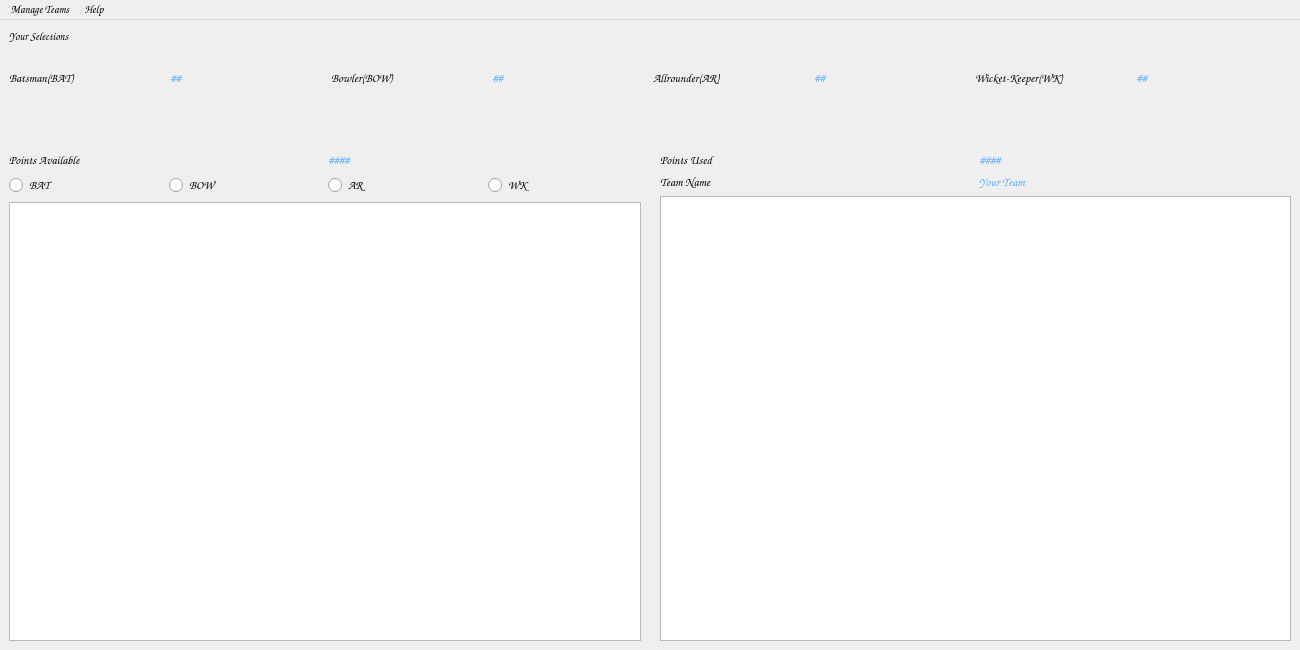
<?xml version="1.0" encoding="UTF-8"?>
<ui version="4.0">
 <class>MainWindow</class>
 <widget class="QMainWindow" name="MainWindow">
  <property name="geometry">
   <rect>
    <x>0</x>
    <y>0</y>
    <width>1300</width>
    <height>650</height>
   </rect>
  </property>
  <property name="sizePolicy">
   <sizepolicy hsizetype="Preferred" vsizetype="Preferred">
    <horstretch>0</horstretch>
    <verstretch>0</verstretch>
   </sizepolicy>
  </property>
  <property name="windowTitle">
   <string>CricP</string>
  </property>
  <property name="windowIcon">
   <iconset>
    <normaloff>Pics/Logo.png</normaloff>Pics/Logo.png</iconset>
  </property>
  <property name="windowOpacity">
   <double>0.980000000000000</double>
  </property>
  <widget class="QWidget" name="centralwidget">
   <layout class="QVBoxLayout" name="verticalLayout_4">
    <item>
     <layout class="QVBoxLayout" name="verticalLayout">
      <item>
       <widget class="QLabel" name="Your_Selection">
        <property name="font">
         <font>
          <family>Comic Sans MS</family>
          <pointsize>8</pointsize>
          <weight>75</weight>
          <italic>false</italic>
          <bold>true</bold>
         </font>
        </property>
        <property name="styleSheet">
         <string notr="true"/>
        </property>
        <property name="text">
         <string>Your Selections</string>
        </property>
       </widget>
      </item>
     </layout>
    </item>
    <item>
     <layout class="QHBoxLayout" name="horizontalLayout">
      <item>
       <widget class="QLabel" name="Batsman">
        <property name="text">
         <string/>
        </property>
        <property name="pixmap">
         <pixmap>Pics/Bat.png</pixmap>
        </property>
        <property name="scaledContents">
         <bool>true</bool>
        </property>
       </widget>
      </item>
      <item>
       <widget class="QLabel" name="Bowler">
        <property name="text">
         <string/>
        </property>
        <property name="pixmap">
         <pixmap>Pics/Bow.png</pixmap>
        </property>
       </widget>
      </item>
      <item>
       <widget class="QLabel" name="Allrounder">
        <property name="text">
         <string/>
        </property>
        <property name="pixmap">
         <pixmap>Pics/AR.png</pixmap>
        </property>
       </widget>
      </item>
      <item>
       <widget class="QLabel" name="Wicket_Keeper">
        <property name="text">
         <string/>
        </property>
        <property name="pixmap">
         <pixmap>Pics/WK.png</pixmap>
        </property>
       </widget>
      </item>
     </layout>
    </item>
    <item>
     <layout class="QHBoxLayout" name="horizontalLayout_2">
      <item>
       <widget class="QLabel" name="label_8">
        <property name="font">
         <font>
          <family>Comic Sans MS</family>
          <weight>75</weight>
          <bold>true</bold>
         </font>
        </property>
        <property name="text">
         <string>Batsman(BAT)</string>
        </property>
       </widget>
      </item>
      <item>
       <widget class="QLabel" name="BAT_LB">
        <property name="font">
         <font>
          <family>Comic Sans MS</family>
          <weight>75</weight>
          <bold>true</bold>
         </font>
        </property>
        <property name="styleSheet">
         <string notr="true">color: rgb(85, 170, 255);</string>
        </property>
        <property name="text">
         <string>##</string>
        </property>
       </widget>
      </item>
      <item>
       <widget class="QLabel" name="label_10">
        <property name="font">
         <font>
          <family>Comic Sans MS</family>
          <weight>75</weight>
          <bold>true</bold>
         </font>
        </property>
        <property name="text">
         <string>Bowler(BOW)</string>
        </property>
       </widget>
      </item>
      <item>
       <widget class="QLabel" name="BOW_LB">
        <property name="font">
         <font>
          <family>Comic Sans MS</family>
          <weight>75</weight>
          <bold>true</bold>
         </font>
        </property>
        <property name="styleSheet">
         <string notr="true">color: rgb(85, 170, 255);</string>
        </property>
        <property name="text">
         <string>##</string>
        </property>
       </widget>
      </item>
      <item>
       <widget class="QLabel" name="label_11">
        <property name="font">
         <font>
          <family>Comic Sans MS</family>
          <weight>75</weight>
          <bold>true</bold>
         </font>
        </property>
        <property name="text">
         <string>Allrounder(AR)</string>
        </property>
       </widget>
      </item>
      <item>
       <widget class="QLabel" name="AR_LB">
        <property name="font">
         <font>
          <family>Comic Sans MS</family>
          <weight>75</weight>
          <bold>true</bold>
         </font>
        </property>
        <property name="styleSheet">
         <string notr="true">color:rgb(85, 170, 255)</string>
        </property>
        <property name="text">
         <string>##</string>
        </property>
       </widget>
      </item>
      <item>
       <widget class="QLabel" name="label_6">
        <property name="font">
         <font>
          <family>Comic Sans MS</family>
          <weight>75</weight>
          <bold>true</bold>
         </font>
        </property>
        <property name="text">
         <string>Wicket-Keeper(WK)</string>
        </property>
       </widget>
      </item>
      <item>
       <widget class="QLabel" name="WK_LB">
        <property name="font">
         <font>
          <family>Comic Sans MS</family>
          <weight>75</weight>
          <bold>true</bold>
         </font>
        </property>
        <property name="styleSheet">
         <string notr="true">color: rgb(85, 170, 255);</string>
        </property>
        <property name="text">
         <string>##</string>
        </property>
       </widget>
      </item>
     </layout>
    </item>
    <item>
     <spacer name="verticalSpacer">
      <property name="orientation">
       <enum>Qt::Vertical</enum>
      </property>
      <property name="sizeType">
       <enum>QSizePolicy::Preferred</enum>
      </property>
      <property name="sizeHint" stdset="0">
       <size>
        <width>20</width>
        <height>40</height>
       </size>
      </property>
     </spacer>
    </item>
    <item>
     <widget class="QLabel" name="Saved_LB">
      <property name="styleSheet">
       <string notr="true">color:rgb(85, 170, 255);
color: rgb(0, 253, 0);
font: 12pt &quot;Comic Sans MS&quot;;</string>
      </property>
      <property name="text">
       <string/>
      </property>
     </widget>
    </item>
    <item>
     <layout class="QHBoxLayout" name="horizontalLayout_3">
      <item>
       <layout class="QVBoxLayout" name="verticalLayout_2">
        <item>
         <layout class="QHBoxLayout" name="horizontalLayout_6">
          <item>
           <widget class="QLabel" name="label_14">
            <property name="font">
             <font>
              <family>Comic Sans MS</family>
              <weight>75</weight>
              <bold>true</bold>
             </font>
            </property>
            <property name="text">
             <string>Points Available</string>
            </property>
           </widget>
          </item>
          <item>
           <widget class="QLabel" name="PA_LB">
            <property name="font">
             <font>
              <family>Comic Sans MS</family>
              <weight>75</weight>
              <bold>true</bold>
             </font>
            </property>
            <property name="styleSheet">
             <string notr="true">color: rgb(85, 170, 255);</string>
            </property>
            <property name="text">
             <string>####</string>
            </property>
           </widget>
          </item>
         </layout>
        </item>
        <item>
         <layout class="QHBoxLayout" name="horizontalLayout_5">
          <item>
           <widget class="QRadioButton" name="BAT_RB">
            <property name="font">
             <font>
              <family>Comic Sans MS</family>
              <weight>75</weight>
              <bold>true</bold>
             </font>
            </property>
            <property name="text">
             <string>BAT</string>
            </property>
           </widget>
          </item>
          <item>
           <widget class="QRadioButton" name="BOW_RB">
            <property name="font">
             <font>
              <family>Comic Sans MS</family>
              <weight>75</weight>
              <bold>true</bold>
             </font>
            </property>
            <property name="text">
             <string>BOW</string>
            </property>
           </widget>
          </item>
          <item>
           <widget class="QRadioButton" name="AR_RB">
            <property name="font">
             <font>
              <family>Comic Sans MS</family>
              <weight>75</weight>
              <bold>true</bold>
             </font>
            </property>
            <property name="text">
             <string>AR</string>
            </property>
           </widget>
          </item>
          <item>
           <widget class="QRadioButton" name="WK_RB">
            <property name="font">
             <font>
              <family>Comic Sans MS</family>
              <weight>75</weight>
              <bold>true</bold>
             </font>
            </property>
            <property name="text">
             <string>WK</string>
            </property>
           </widget>
          </item>
         </layout>
        </item>
        <item>
         <widget class="QListWidget" name="Select_P">
          <property name="font">
           <font>
            <family>Comic Sans MS</family>
            <pointsize>11</pointsize>
            <weight>75</weight>
            <bold>true</bold>
           </font>
          </property>
          <property name="layoutDirection">
           <enum>Qt::LeftToRight</enum>
          </property>
          <property name="styleSheet">
           <string notr="true">color: rgb(85, 170, 255);</string>
          </property>
         </widget>
        </item>
       </layout>
      </item>
      <item>
       <widget class="QLabel" name="label_4">
        <property name="text">
         <string/>
        </property>
        <property name="pixmap">
         <pixmap>Pics/Logo_2.png</pixmap>
        </property>
        <property name="scaledContents">
         <bool>true</bool>
        </property>
       </widget>
      </item>
      <item>
       <layout class="QVBoxLayout" name="verticalLayout_3">
        <item>
         <layout class="QHBoxLayout" name="horizontalLayout_7">
          <item>
           <widget class="QLabel" name="label_16">
            <property name="font">
             <font>
              <family>Comic Sans MS</family>
              <weight>75</weight>
              <bold>true</bold>
             </font>
            </property>
            <property name="text">
             <string>Points Used</string>
            </property>
           </widget>
          </item>
          <item>
           <widget class="QLabel" name="PU_LB">
            <property name="font">
             <font>
              <family>Comic Sans MS</family>
              <weight>75</weight>
              <bold>true</bold>
             </font>
            </property>
            <property name="styleSheet">
             <string notr="true">color: rgb(85, 170, 255);</string>
            </property>
            <property name="text">
             <string>####</string>
            </property>
           </widget>
          </item>
         </layout>
        </item>
        <item>
         <layout class="QHBoxLayout" name="horizontalLayout_8">
          <item>
           <widget class="QLabel" name="label_18">
            <property name="font">
             <font>
              <family>Comic Sans MS</family>
              <weight>75</weight>
              <bold>true</bold>
             </font>
            </property>
            <property name="text">
             <string>Team Name</string>
            </property>
           </widget>
          </item>
          <item>
           <widget class="QLabel" name="Team_Name">
            <property name="font">
             <font>
              <family>Comic Sans MS</family>
              <weight>75</weight>
              <bold>true</bold>
             </font>
            </property>
            <property name="styleSheet">
             <string notr="true">color: rgb(85, 170, 255);</string>
            </property>
            <property name="text">
             <string>Your Team</string>
            </property>
           </widget>
          </item>
         </layout>
        </item>
        <item>
         <widget class="QListWidget" name="Selected_P">
          <property name="enabled">
           <bool>true</bool>
          </property>
          <property name="font">
           <font>
            <family>Comic Sans MS</family>
            <pointsize>11</pointsize>
            <weight>75</weight>
            <bold>true</bold>
           </font>
          </property>
          <property name="styleSheet">
           <string notr="true">color: rgb(85, 170, 255);</string>
          </property>
         </widget>
        </item>
       </layout>
      </item>
     </layout>
    </item>
   </layout>
  </widget>
  <widget class="QMenuBar" name="menubar">
   <property name="geometry">
    <rect>
     <x>0</x>
     <y>0</y>
     <width>1300</width>
     <height>22</height>
    </rect>
   </property>
   <property name="font">
    <font>
     <family>Comic Sans MS</family>
     <pointsize>8</pointsize>
     <weight>75</weight>
     <italic>false</italic>
     <bold>true</bold>
    </font>
   </property>
   <property name="styleSheet">
    <string notr="true"/>
   </property>
   <widget class="QMenu" name="menuManage_Teams">
    <property name="font">
     <font>
      <family>Comic Sans MS</family>
      <pointsize>8</pointsize>
      <weight>9</weight>
      <italic>false</italic>
      <bold>false</bold>
     </font>
    </property>
    <property name="styleSheet">
     <string notr="true">font: 75 8pt &quot;Comic Sans MS&quot;;</string>
    </property>
    <property name="title">
     <string>Manage Teams</string>
    </property>
    <addaction name="actionNew_Team"/>
    <addaction name="actionOpen_Team"/>
    <addaction name="actionSave_Team"/>
    <addaction name="separator"/>
    <addaction name="actionEvaluate_Team"/>
   </widget>
   <widget class="QMenu" name="menuHelp">
    <property name="title">
     <string>Help</string>
    </property>
    <addaction name="actionAbout"/>
    <addaction name="actionAbout_2"/>
   </widget>
   <addaction name="menuManage_Teams"/>
   <addaction name="menuHelp"/>
  </widget>
  <action name="actionNew_Team">
   <property name="icon">
    <iconset>
     <normaloff>Pics/New_File.png</normaloff>Pics/New_File.png</iconset>
   </property>
   <property name="text">
    <string>New Team</string>
   </property>
   <property name="font">
    <font>
     <family>Comic Sans MS</family>
     <weight>75</weight>
     <bold>true</bold>
    </font>
   </property>
   <property name="shortcut">
    <string>Ctrl+N</string>
   </property>
  </action>
  <action name="actionOpen_Team">
   <property name="icon">
    <iconset>
     <normaloff>Pics/Open_File.png</normaloff>Pics/Open_File.png</iconset>
   </property>
   <property name="text">
    <string>Open Team</string>
   </property>
   <property name="font">
    <font>
     <family>Comic Sans MS</family>
     <weight>75</weight>
     <bold>true</bold>
    </font>
   </property>
   <property name="shortcut">
    <string>Ctrl+O</string>
   </property>
  </action>
  <action name="actionSave_Team">
   <property name="icon">
    <iconset>
     <normaloff>Pics/Save_File.png</normaloff>Pics/Save_File.png</iconset>
   </property>
   <property name="text">
    <string>Save Team</string>
   </property>
   <property name="font">
    <font>
     <family>Comic Sans MS</family>
     <weight>75</weight>
     <bold>true</bold>
    </font>
   </property>
   <property name="shortcut">
    <string>Ctrl+S</string>
   </property>
  </action>
  <action name="actionEvalutae_Team">
   <property name="icon">
    <iconset>
     <normaloff>Pics/Won.png</normaloff>Pics/Won.png</iconset>
   </property>
   <property name="text">
    <string>Evalutae Team</string>
   </property>
   <property name="font">
    <font>
     <family>Comic Sans MS</family>
     <weight>75</weight>
     <bold>true</bold>
    </font>
   </property>
   <property name="shortcut">
    <string>Ctrl+E</string>
   </property>
  </action>
  <action name="actionAbout">
   <property name="icon">
    <iconset>
     <normaloff>Pics/Help.png</normaloff>Pics/Help.png</iconset>
   </property>
   <property name="text">
    <string>Instructions</string>
   </property>
   <property name="font">
    <font>
     <family>Comic Sans MS</family>
     <weight>75</weight>
     <bold>true</bold>
    </font>
   </property>
  </action>
  <action name="actionAbout_2">
   <property name="icon">
    <iconset>
     <normaloff>Pics/About.png</normaloff>Pics/About.png</iconset>
   </property>
   <property name="text">
    <string>About</string>
   </property>
   <property name="font">
    <font>
     <family>Comic Sans MS</family>
     <weight>75</weight>
     <bold>true</bold>
    </font>
   </property>
  </action>
  <action name="actionEvaluate_Team">
   <property name="icon">
    <iconset>
     <normaloff>Pics/Won_2.png</normaloff>Pics/Won_2.png</iconset>
   </property>
   <property name="text">
    <string>Evaluate Team</string>
   </property>
   <property name="font">
    <font>
     <family>Comic Sans MS</family>
     <weight>75</weight>
     <bold>true</bold>
    </font>
   </property>
  </action>
 </widget>
 <resources/>
 <connections/>
</ui>
